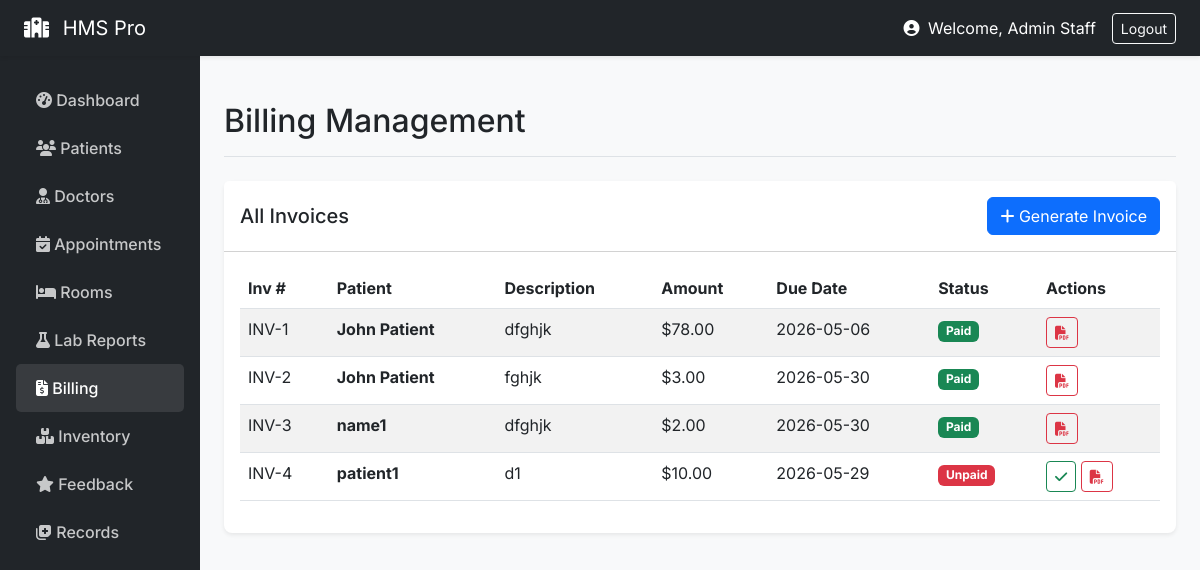
/staff/billing (signed in), run on an earlier commit of the app's database.
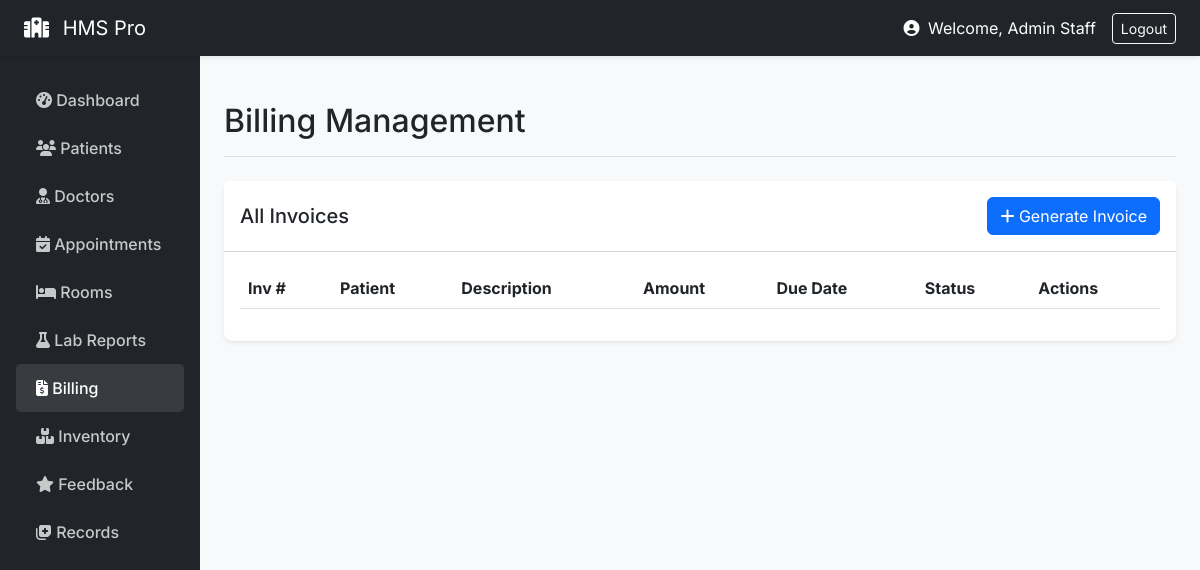
And on a later commit of the database.
### models/__init__.py (models this page shows, shortened)
class Invoice(db.Model):
    id = db.Column(db.Integer, primary_key=True)
    patient_id = db.Column(db.Integer, db.ForeignKey('user.id'))
    amount = db.Column(db.Float)
    description = db.Column(db.String(200))
    status = db.Column(db.String(20), default='Unpaid')
    due_date = db.Column(db.Date)
    created_at = db.Column(db.DateTime, default=datetime.utcnow)
    patient = db.relationship('User', foreign_keys=[patient_id])

class User(UserMixin, db.Model):
    id = db.Column(db.Integer, primary_key=True)
    email = db.Column(db.String(120), unique=True, nullable=False)
    name = db.Column(db.String(100), nullable=False)
    role = db.Column(db.String(20), nullable=False)
    password_hash = db.Column(db.String(200), nullable=False)
    age = db.Column(db.Integer)
    gender = db.Column(db.String(10))
    staff_role = db.Column(db.String(50))
    department = db.Column(db.String(50))
    staff_id = db.Column(db.String(20))
    created_at = db.Column(db.DateTime, default=datetime.utcnow)

### routes/staff.py (the view, shortened to what this page needs)
@staff_bp.route('/billing', methods=['GET', 'POST'])
def billing():
    form = InvoiceForm()
    patients_qs = User.query.filter_by(role='patient').all()
    form.patient_id.choices = [(p.id, p.name) for p in patients_qs]
    invoices = Invoice.query.all()
    return render_template('billing.html', invoices=invoices, form=form)

### models/__init__.py (called while the page is built)
@login_manager.user_loader
def load_user(user_id):
    return User.query.get(int(user_id))

### routes/staff.py (called while the page is built)
def staff_required(f):
    @wraps(f)
    def decorated_function(*args, **kwargs):
        if current_user.role != 'staff':
            flash('Staff access only', 'danger')
            return redirect(url_for('auth.login'))
        return f(*args, **kwargs)
    return decorated_function

@staff_bp.before_request
@login_required
@staff_required
def before_request():
    pass

### templates/billing.html (shortened to what this page needs)
{% extends "base.html" %}
{% block page_title %}Billing Management{% endblock %}
{% block content %}
<div class="card">
    <div class="card-header bg-white d-flex justify-content-between align-items-center py-3">
        <h5 class="mb-0">All Invoices</h5>
        <button type="button" class="btn btn-primary" data-bs-toggle="modal" data-bs-target="#addInvoiceModal">
            <i class="fas fa-plus"></i> Generate Invoice
        </button>
    </div>
    <div class="card-body">
        <table class="table table-striped table-hover datatable w-100">
            <thead>
                <tr>
                    <th>Inv #</th>
                    <th>Patient</th>
                    <th>Description</th>
                    <th>Amount</th>
                    <th>Due Date</th>
                    <th>Status</th>
                    <th>Actions</th>
                </tr>
            </thead>
            <tbody>
                {% for invoice in invoices %}
                <tr>
                    <td>INV-{{ invoice.id }}</td>
                    <td><strong>{{ invoice.patient.name if invoice.patient else 'Unknown' }}</strong></td>
                    <td>{{ invoice.description }}</td>
                    <td>${{ "%.2f"|format(invoice.amount) }}</td>
                    <td>{{ invoice.due_date }}</td>
                    <td>
                        {% if invoice.status == 'Paid' %}
                        <span class="badge bg-success">Paid</span>
                        {% elif invoice.status == 'Unpaid' %}
                        <span class="badge bg-danger">Unpaid</span>
                        {% else %}
                        <span class="badge bg-secondary">{{ invoice.status }}</span>
                        {% endif %}
                    </td>
                    <td>
                        {% if invoice.status == 'Unpaid' %}
                        <form method="POST" action="{{ url_for('staff.billing_toggle', invoice_id=invoice.id) }}" style="display:inline;">
                            <button type="submit" class="btn btn-sm btn-outline-success" title="Mark Paid"><i class="fas fa-check"></i></button>
                        </form>
                        {% endif %}
                        <a href="{{ url_for('staff.billing_pdf', invoice_id=invoice.id) }}" class="btn btn-sm btn-outline-danger" title="Download PDF"><i class="fas fa-file-pdf"></i></a>
                    </td>
                </tr>
                {% endfor %}
            </tbody>
        </table>
    </div>
</div>
{% endblock %}

What changed in the data, as far as the page shows it:
removed Invoice: id "1", patient "John Patient", description "dfghjk", amount "78.00", due_date "2026-05-06", status "Paid"
removed Invoice: id "2", patient "John Patient", description "fghjk", amount "3.00", due_date "2026-05-30", status "Paid"
removed Invoice: id "3", patient "name1", description "dfghjk", amount "2.00", due_date "2026-05-30", status "Paid"
removed Invoice: id "4", patient "patient1", description "d1", amount "10.00", due_date "2026-05-29", status "Unpaid"
